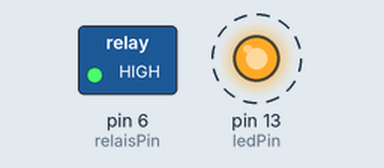
Simulated run of this sketch. Board: Arduino Uno, built with avr-gcc and run on an emulated ATmega328P. Shown: switched loads named in the sketch (green lamp = pin HIGH), output pins drawn as LEDs (lit = HIGH). Dashed ring = blinking.

Above: at 0.5 s.
Timing chart, 0 to 4.6 s (numbered marks = the images above):
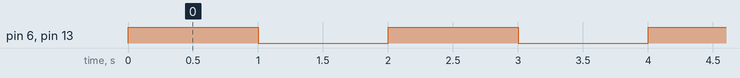

Measured:
- by itself, pin 6 (relaisPin), pin 13 (ledPin): alternates HIGH for 1.0 s and LOW for 1.0 s

The sketch:

Blinkrelais.pde
```cpp
/*
 * Blink
 *
 * The basic Arduino example.  Turns on an LED on for one second,
 * then off for one second, and so on...  We use pin 13 because,
 * depending on your Arduino board, it has either a built-in LED
 * or a built-in resistor so that you need only an LED.
 *
 * http://www.arduino.cc/en/Tutorial/Blink
 */

int ledPin = 13;                // LED connected to digital pin 13
int relaisPin = 6;                // LED connected to digital pin 13


void setup()                    // run once, when the sketch starts
{
  pinMode(ledPin, OUTPUT);      // sets the digital pin as output
    pinMode(relaisPin, OUTPUT);      // sets the digital pin as output
}

void loop()                     // run over and over again
{
  digitalWrite(ledPin, HIGH);   // sets the LED on
    digitalWrite(relaisPin, HIGH);   // sets the LED on
  delay(1000);                  // waits for a second
  digitalWrite(ledPin, LOW);    // sets the LED off
    digitalWrite(relaisPin, LOW);    // sets the LED off
  delay(1000);                  // waits for a second
}
```

Blinkrelais.cpp
```cpp
#include "WProgram.h"
/*
 * Blink
 *
 * The basic Arduino example.  Turns on an LED on for one second,
 * then off for one second, and so on...  We use pin 13 because,
 * depending on your Arduino board, it has either a built-in LED
 * or a built-in resistor so that you need only an LED.
 *
 * http://www.arduino.cc/en/Tutorial/Blink
 */

int ledPin = 13;                // LED connected to digital pin 13
int relaisPin = 6;                // LED connected to digital pin 13
int inPin = 5;   // choose the input pin (for a pushbutton)
int val = 0;     // variable for reading the pin status


void setup()                    // run once, when the sketch starts
{
  pinMode(ledPin, OUTPUT);      // sets the digital pin as output
    pinMode(relaisPin, OUTPUT);      // sets the digital pin as output
      pinMode(inPin, INPUT);    // declare pushbutton as input

}

void loop()                     // run over and over again
{


val = digitalRead(inPin);  // read input value
  if (val == HIGH) {         // check if the input is HIGH (button released)
    digitalWrite(ledPin, LOW);  // turn LED OFF
        digitalWrite(relaisPin, LOW);  // turn LED OFF
  } else {
    digitalWrite(ledPin, HIGH);  // turn LED ON
        digitalWrite(relaisPin, HIGH);  // turn LED ON
  }


/*  digitalWrite(ledPin, HIGH);   // sets the LED on
    digitalWrite(relaisPin, HIGH);   // sets the LED on
  delay(1000);                  // waits for a second
  digitalWrite(ledPin, LOW);    // sets the LED off
    digitalWrite(relaisPin, LOW);    // sets the LED off
  delay(1000);                  // waits for a second


*/

}

int main(void)
{
	init();

	setup();

	for (;;)
		loop();

	return 0;
}
```
